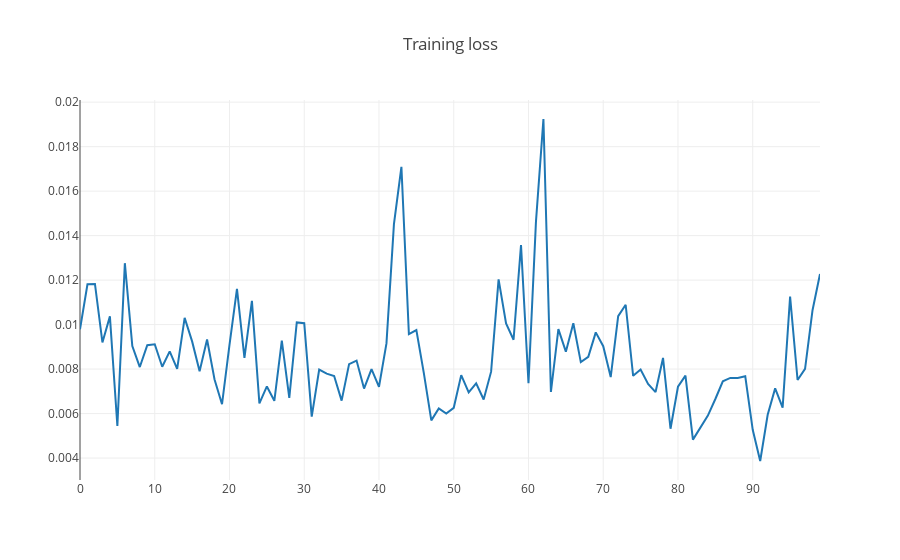

Notebook code for this chart:
### Code cell
hist = pd.DataFrame(history.history)
hist['epoch'] = history.epoch

plot_data = [
    go.Scatter(
        x=hist['epoch'],
        y=hist['loss'],
        name='loss'
    )
    
]

plot_layout = go.Layout(
        title='Training loss'
    )
fig = go.Figure(data=plot_data, layout=plot_layout)
pyoff.iplot(fig)
